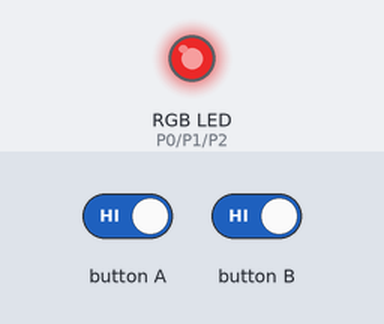
This program was run on a simulated BBC micro:bit running MicroPython. On the bench: an RGB LED mixed from three pins (HIGH = lit). Inputs (shaded band) come from the test bench. Dim RGB values are drawn brighter than linear; random numbers come from a fixed seed.

Above: at 1.2 s.
1.3 s: button A driven LOW and button B driven LOW
At 2.4 s:
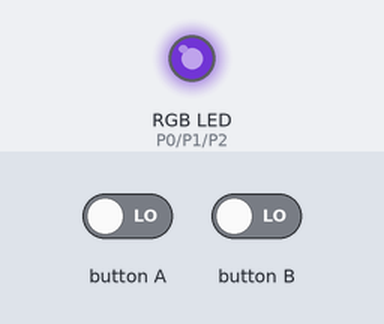
5.0 s: button A released
7.7 s: button A held down
At 9.4 s:
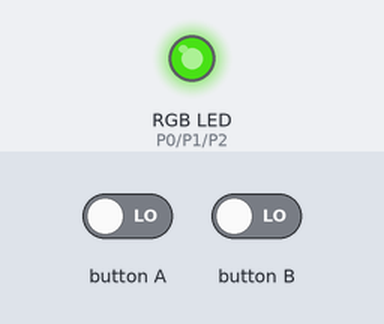
12.0 s: button B released
14.7 s: button B held down
At 16.4 s:
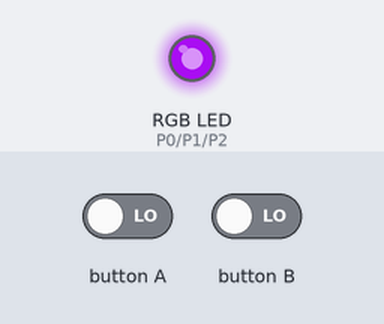
Timing chart, 0 to 37.0 s (numbered marks = the images above; inputs shaded):
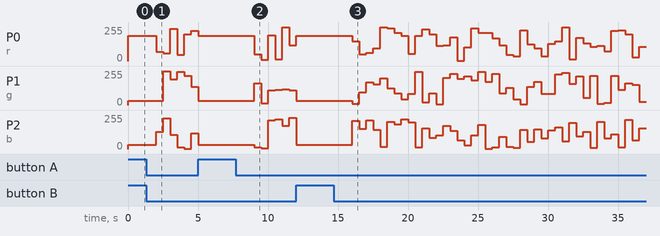

Measured:
- after the input at 1.3 s, P0 (r): 190/255 → 69/255 after 0.70 s, → 60/255 0.50 s later, → 241/255 0.50 s later, → 48/255 0.50 s later, … (6 changes in this stretch); P1 (g): 32/255 → 253/255 after 1.2 s, → 194/255 0.50 s later, → 249/255 0.50 s later, → 221/255 0.50 s later, … (5 changes in this stretch)
- after the input at 7.7 s, P0 (r): ramps from 253/255 to 11/255 and jumps back, once every 1.0 s; P1 (g): 32/255 → 162/255 after 1.3 s, → 13/255 0.50 s later, → 110/255 0.50 s later, → 113/255 0.50 s later, … (6 changes in this stretch)
- after the input at 14.7 s, P0 (r): 190/255 → 148/255 after 1.3 s, → 51/255 0.50 s later, → 62/255 0.50 s later, → 97/255 0.50 s later, … (41 changes in this stretch); P1 (g): 32/255 → 11/255 after 1.3 s, → 95/255 0.50 s later, → 170/255 0.50 s later, → 155/255 0.50 s later, … (42 changes in this stretch)

The program:

7_rgb_led_custom.py
```python
from microbit import *
from random import randint

r = pin0
g = pin1
b = pin2

redVal = 65
greenVal = 224
blueVal = 224

while True:
    if button_a.is_pressed() is True and button_b.is_pressed() is True:
        r.write_analog(randint(0, 1023))
        g.write_analog(randint(0, 1023))
        b.write_analog(randint(0, 1023))
        sleep(500)
    else:
        r.write_analog(1023 - (redVal * 4))
        g.write_analog(1023 - (greenVal * 4))
        b.write_analog(1023 - (blueVal * 4))
        sleep(2000)
```
